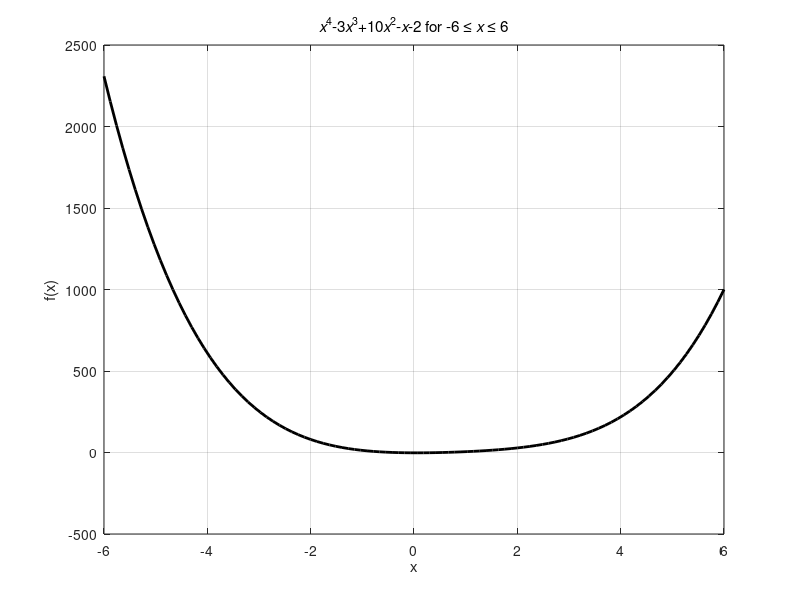

MATLAB code for this plot:
%{
3.6
Plot the function f(x) = x^4 - 3x^3 +10x^2 - x - 2 for -6 <= x <= 6. Draw
the function as a solid black 2-point-wide line, and turn on the grid. Be
sure to include a title and axis labels, and include the equation for the
function being plotted in the title string. (Note that you will need steam
modifiers to get the italics and the superscripts in the title string.)
%}

x = linspace(-6, 6);
f = x.^4 - 3.*x.^3 + 10.*x.^2 - x - 2;
plot(x, f, 'k-', 'LineWidth', 2.0)
title('\itx\rm^{4}-3\itx\rm^{3}+10\itx\rm^{2}-\itx\rm-2 for -6 \leq \itx\rm \leq 6')
grid on
xlabel('x')
ylabel('f(x)')
